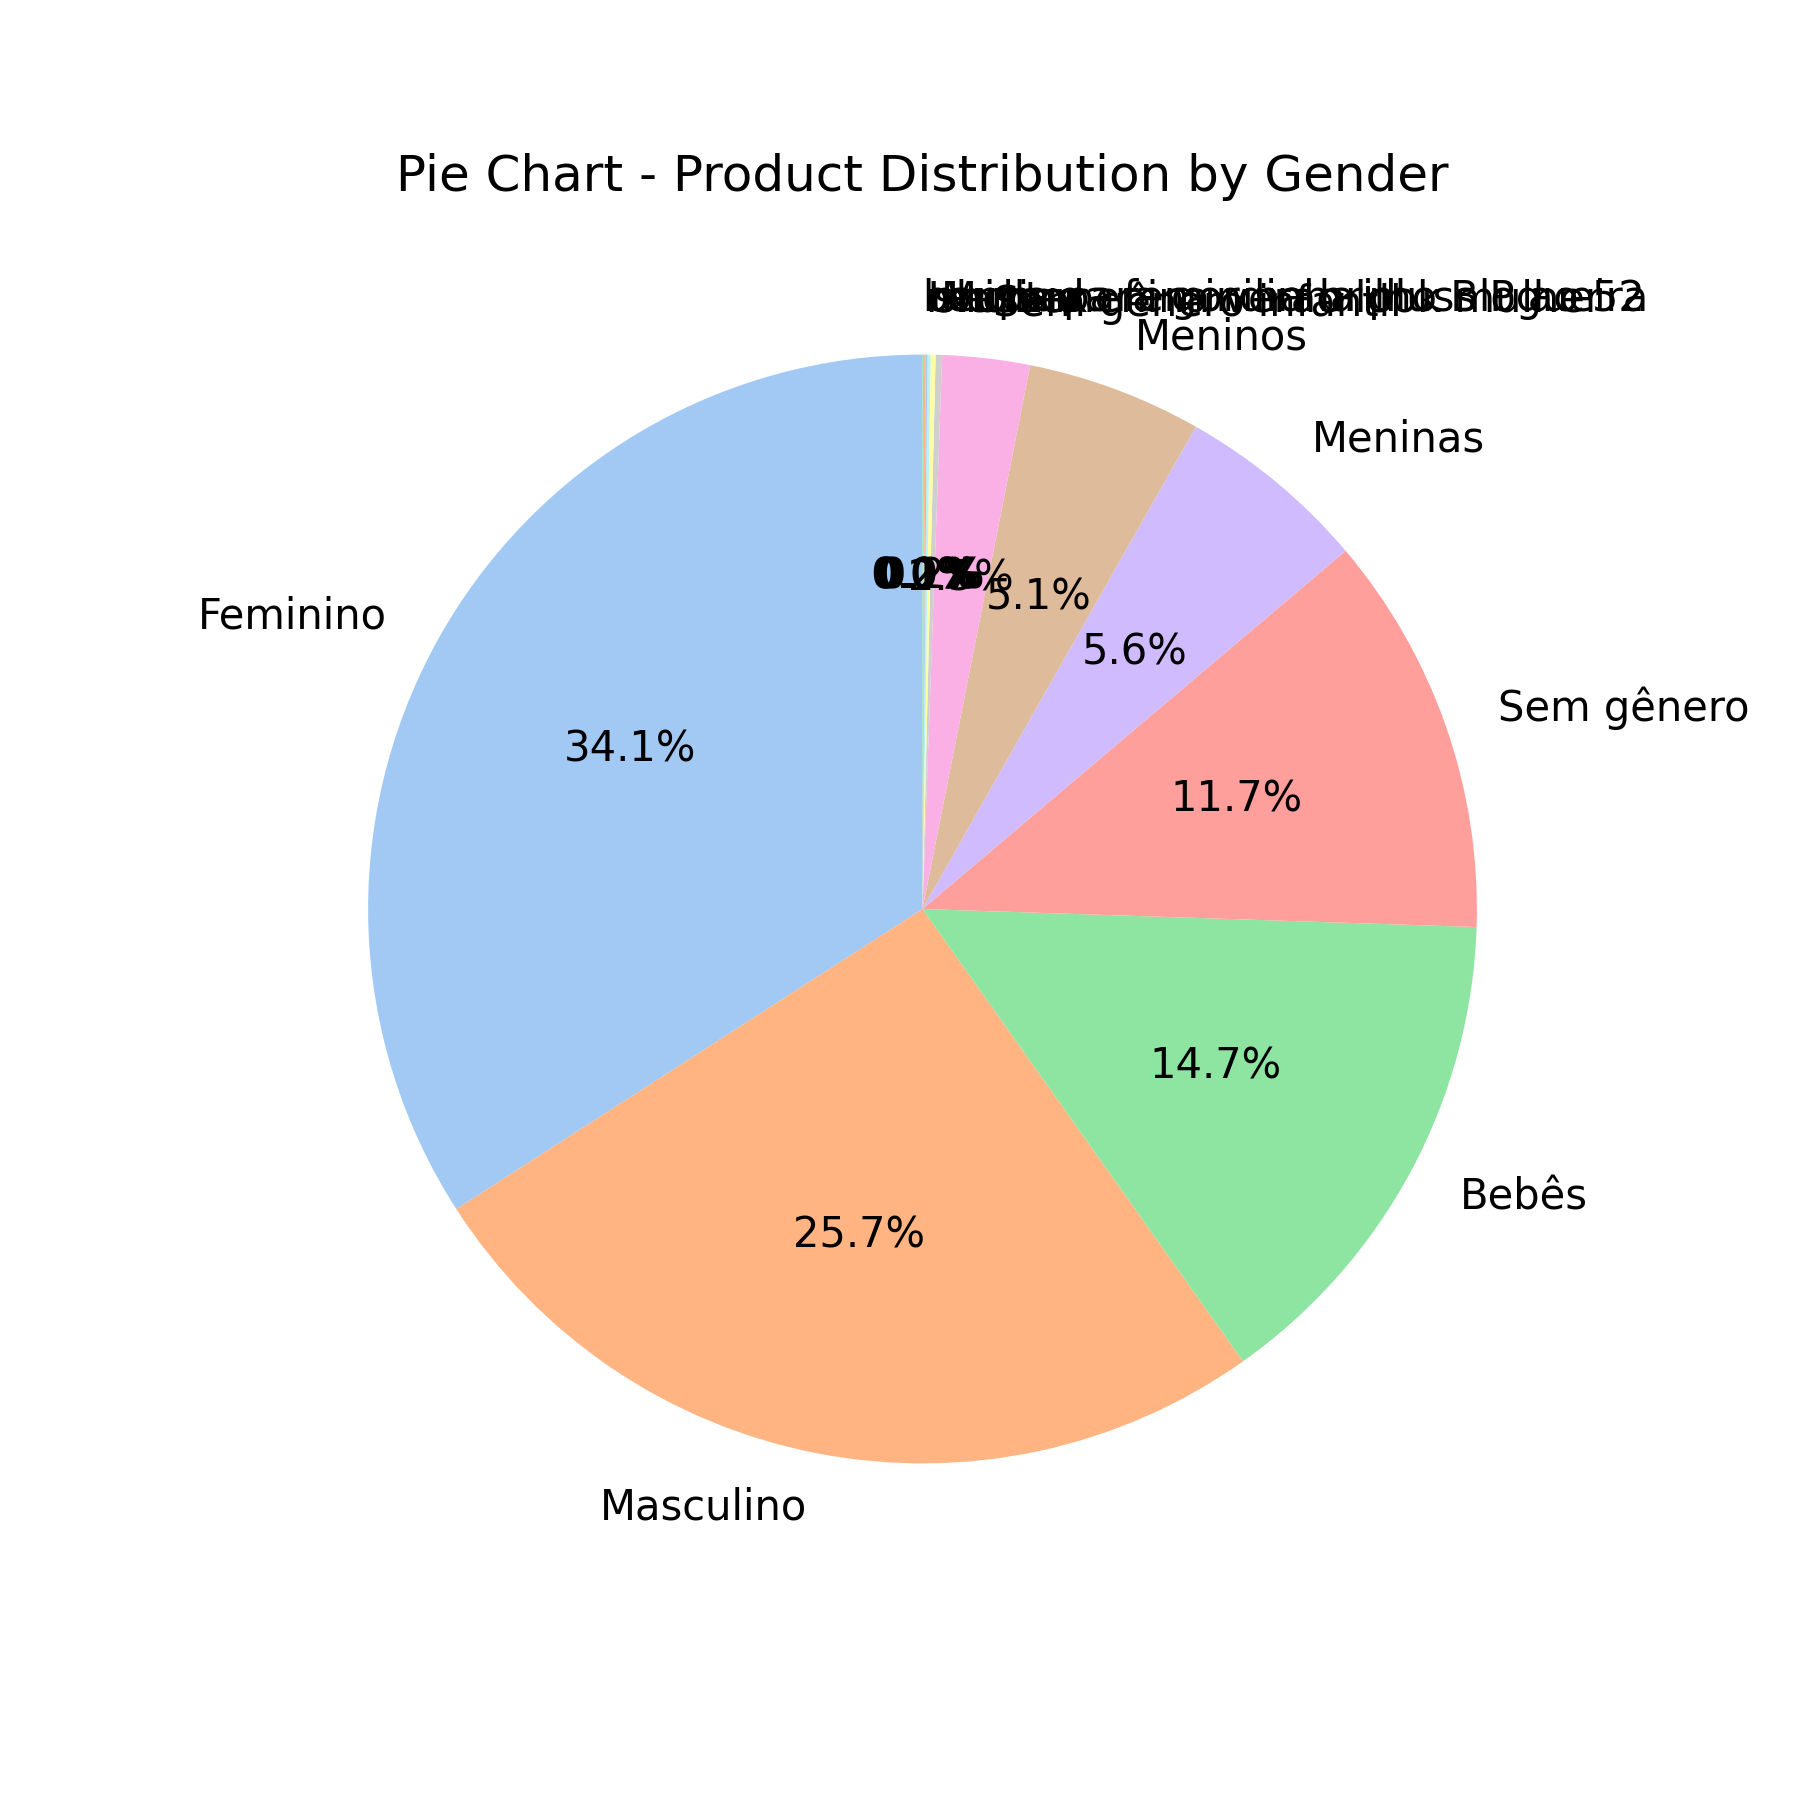

Source code (Python):
import pandas as pd
import matplotlib.pyplot as plt
import seaborn as sns

df = pd.read_csv('ecommerce_preparados.csv')

plt.figure(figsize=(6, 6))
df['Gênero'].value_counts().plot(kind='pie', autopct='%1.1f%%', startangle=90, colors=sns.color_palette('pastel'))
plt.title('Pie Chart - Product Distribution by Gender')
plt.ylabel('')

plt.savefig('pie_chart.png', dpi=300)
plt.show()
